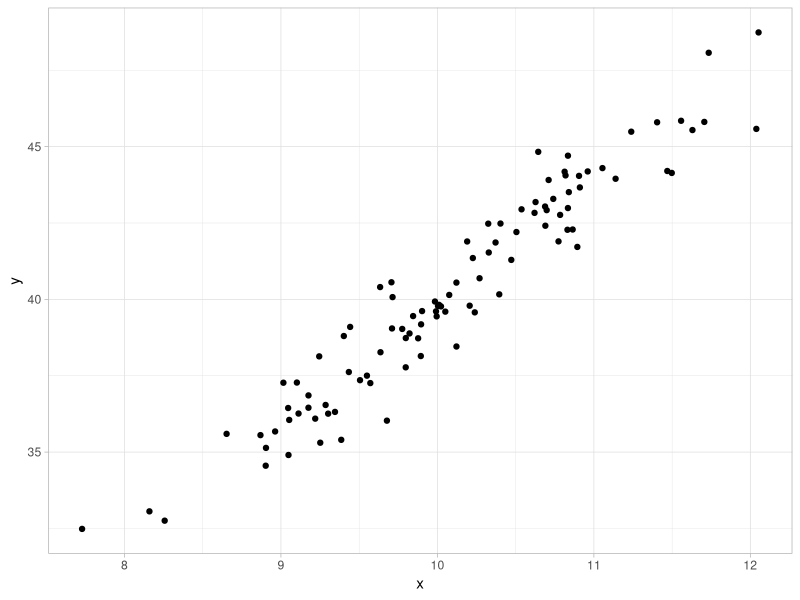
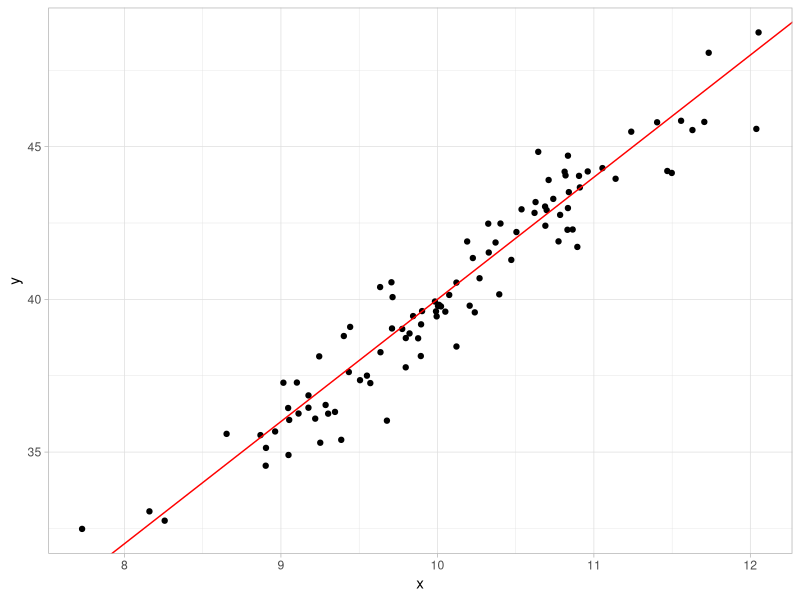
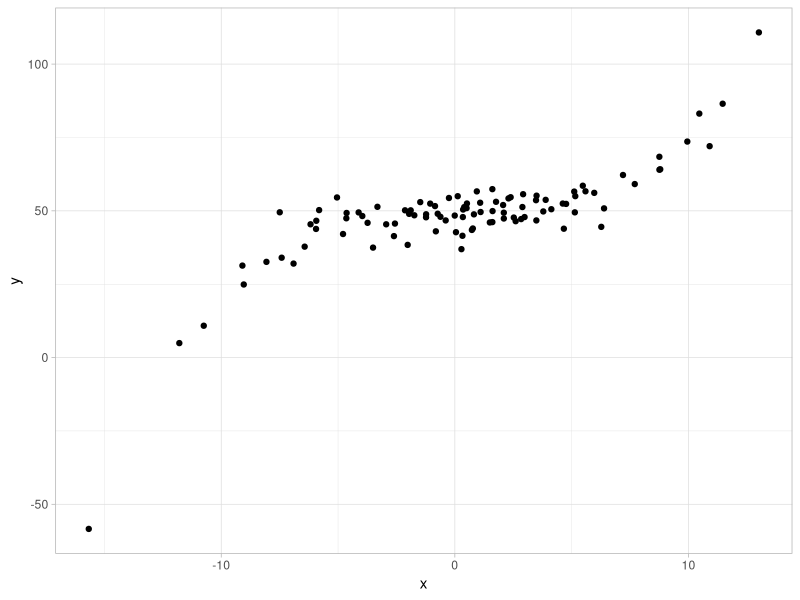
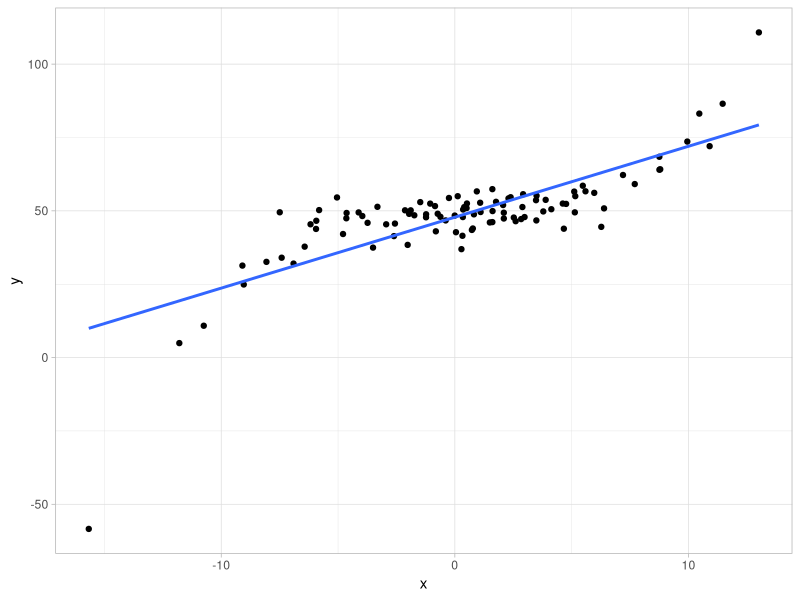
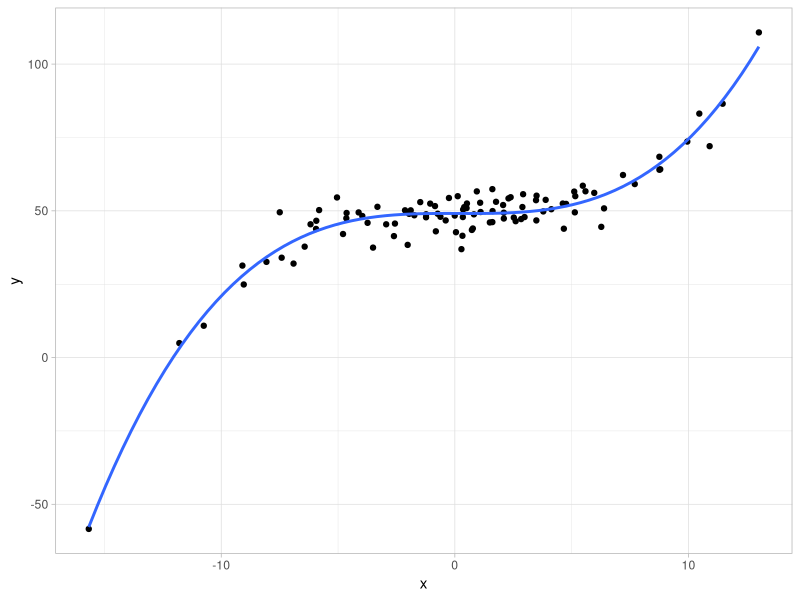
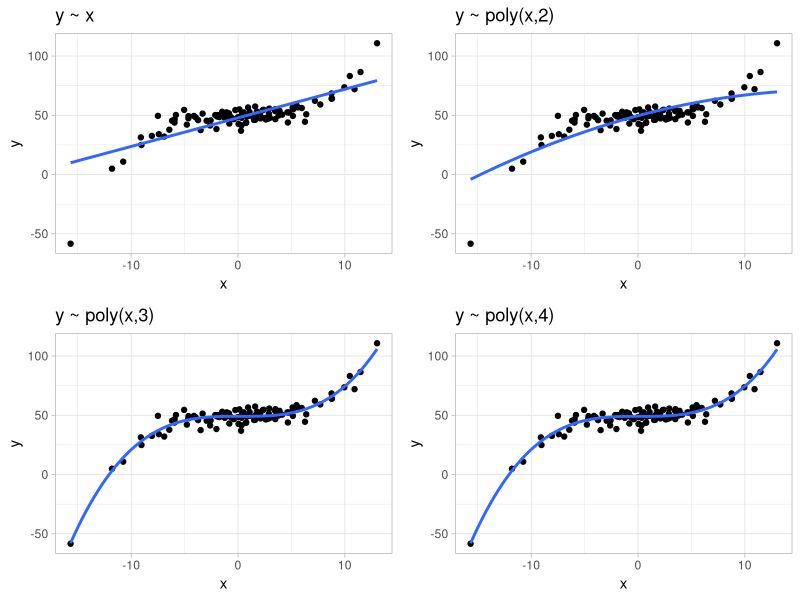
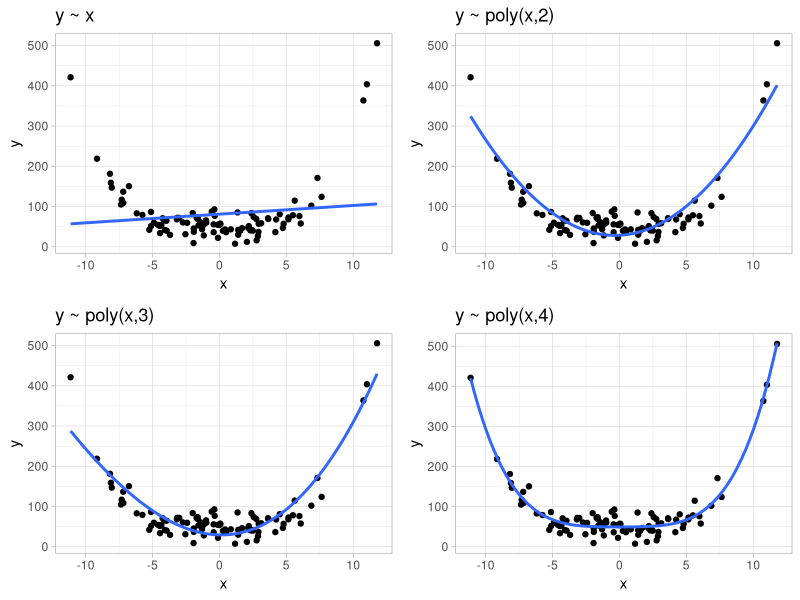

R code for these plots, in order:
## ---- chunk 1
# rmarkdown::render("Cours 7 Machine learning/machine_learning.qmd","pdf_document")
## ---- chunk 2
library(dplyr)
library(ggplot2)
BDD = data.frame(x = rnorm(100,10,1), e = rnorm(100))
BDD$y = BDD$x*4 + BDD$e
BDD%>%ggplot(aes(x=x,y=y)) + geom_point() +theme_light()
## ---- chunk 3
BDD%>%ggplot(aes(x=x,y=y)) + geom_point() +theme_light() + geom_abline(aes(intercept=0,slope=4), col="red")
## ---- chunk 4
BDD = data.frame(x = rnorm(100,0,5), e = rnorm(100,0,5))
BDD$y = ((BDD$x)^3)/40 + BDD$e+50



BDD2 = data.frame(x = rnorm(100,0,5), e = rnorm(100,0,20))
BDD2$y = ((BDD2$x)^4)/40 + BDD2$e+50

BDD%>%ggplot(aes(x=x,y=y)) + geom_point() +theme_light()


## ---- chunk 5
fit1 <- lm(y ~ x, data = BDD)

summary(fit1)
## ---- chunk 6
y_pred <- predict(fit1, BDD)
head(y_pred)
## ---- chunk 7
mse <- mean((BDD$y - y_pred)^2)

print(mse)
## ---- chunk 8
p2<-BDD %>% ggplot(aes(x=x,y=y))+geom_jitter()+theme_light()+
  geom_smooth( method = lm, formula = y ~ x, se = FALSE)
p2
## ---- chunk 9
fit2 <- lm(y ~ poly(x,3), data = BDD)

summary(fit2)
## ---- chunk 10
y_pred <- predict(fit2, BDD)

## ---- chunk 11
mse <- mean((BDD$y - y_pred)^2)

print(mse)
## ---- chunk 12
p2<-BDD %>% ggplot(aes(x=x,y=y))+geom_jitter()+theme_light()+
  geom_smooth( method = lm, formula = y ~poly(x,3), se = FALSE)
p2
## ---- chunk 13
library(gridExtra)

p1<-BDD %>% ggplot(aes(x=x,y=y))+geom_jitter()+theme_light()+
  geom_smooth( method = lm, formula = y ~poly(x,1), se = FALSE)+
  ggtitle("y ~ x")
p2<-BDD %>% ggplot(aes(x=x,y=y))+geom_jitter()+theme_light()+
  geom_smooth( method = lm, formula = y ~poly(x,2), se = FALSE)+
  ggtitle("y ~ poly(x,2)")
p3<-BDD %>% ggplot(aes(x=x,y=y))+geom_jitter()+theme_light()+
  ggtitle("y ~ poly(x,3)")+
  geom_smooth( method = lm, formula = y ~poly(x,3), se = FALSE)
p4<-BDD %>% ggplot(aes(x=x,y=y))+geom_jitter()+theme_light()+
  geom_smooth( method = lm, formula = y ~poly(x,4), se = FALSE)+
  ggtitle("y ~ poly(x,4)")
grid.arrange(p1, p2, p3, p4, nrow = 2)
## ---- chunk 14

p1<-BDD2 %>% ggplot(aes(x=x,y=y))+geom_jitter()+theme_light()+
  geom_smooth( method = lm, formula = y ~poly(x,1), se = FALSE)+
  ggtitle("y ~ x")
p2<-BDD2 %>% ggplot(aes(x=x,y=y))+geom_jitter()+theme_light()+
  geom_smooth( method = lm, formula = y ~poly(x,2), se = FALSE)+
  ggtitle("y ~ poly(x,2)")
p3<-BDD2 %>% ggplot(aes(x=x,y=y))+geom_jitter()+theme_light()+
  ggtitle("y ~ poly(x,3)")+
  geom_smooth( method = lm, formula = y ~poly(x,3), se = FALSE)
p4<-BDD2 %>% ggplot(aes(x=x,y=y))+geom_jitter()+theme_light()+
  geom_smooth( method = lm, formula = y ~poly(x,4), se = FALSE)+
  ggtitle("y ~ poly(x,4)")
grid.arrange(p1, p2, p3, p4, nrow = 2)
